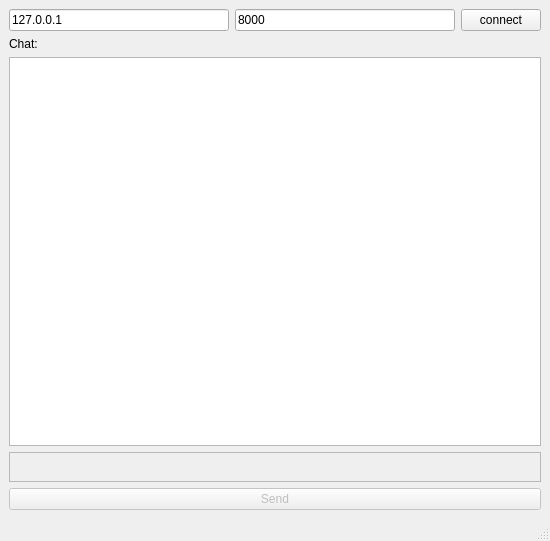
<?xml version="1.0" encoding="UTF-8"?>
<ui version="4.0">
 <class>MainWindow</class>
 <widget class="QMainWindow" name="MainWindow">
  <property name="geometry">
   <rect>
    <x>0</x>
    <y>0</y>
    <width>550</width>
    <height>541</height>
   </rect>
  </property>
  <property name="windowTitle">
   <string>MainWindow</string>
  </property>
  <widget class="QWidget" name="centralwidget">
   <layout class="QVBoxLayout" name="verticalLayout">
    <item>
     <layout class="QHBoxLayout" name="horizontalLayout">
      <item>
       <widget class="QLineEdit" name="hostLineEdit">
        <property name="text">
         <string>127.0.0.1</string>
        </property>
       </widget>
      </item>
      <item>
       <widget class="QLineEdit" name="portLineEdit">
        <property name="text">
         <string>8000</string>
        </property>
       </widget>
      </item>
      <item>
       <widget class="QPushButton" name="connectButton">
        <property name="text">
         <string>connect</string>
        </property>
       </widget>
      </item>
     </layout>
    </item>
    <item>
     <widget class="QLabel" name="lblAnswer">
      <property name="text">
       <string>Chat:</string>
      </property>
     </widget>
    </item>
    <item>
     <widget class="QTextBrowser" name="textBrowser">
      <property name="horizontalScrollBarPolicy">
       <enum>Qt::ScrollBarAlwaysOff</enum>
      </property>
     </widget>
    </item>
    <item>
     <widget class="QPlainTextEdit" name="txtParameter">
      <property name="enabled">
       <bool>false</bool>
      </property>
      <property name="sizePolicy">
       <sizepolicy hsizetype="Expanding" vsizetype="Preferred">
        <horstretch>0</horstretch>
        <verstretch>40</verstretch>
       </sizepolicy>
      </property>
      <property name="minimumSize">
       <size>
        <width>0</width>
        <height>30</height>
       </size>
      </property>
      <property name="maximumSize">
       <size>
        <width>16777215</width>
        <height>30</height>
       </size>
      </property>
     </widget>
    </item>
    <item>
     <widget class="QPushButton" name="btnSend">
      <property name="enabled">
       <bool>false</bool>
      </property>
      <property name="text">
       <string>Send</string>
      </property>
     </widget>
    </item>
   </layout>
  </widget>
  <widget class="QMenuBar" name="menubar">
   <property name="geometry">
    <rect>
     <x>0</x>
     <y>0</y>
     <width>550</width>
     <height>23</height>
    </rect>
   </property>
  </widget>
  <widget class="QStatusBar" name="statusbar"/>
 </widget>
 <resources/>
 <connections/>
</ui>
